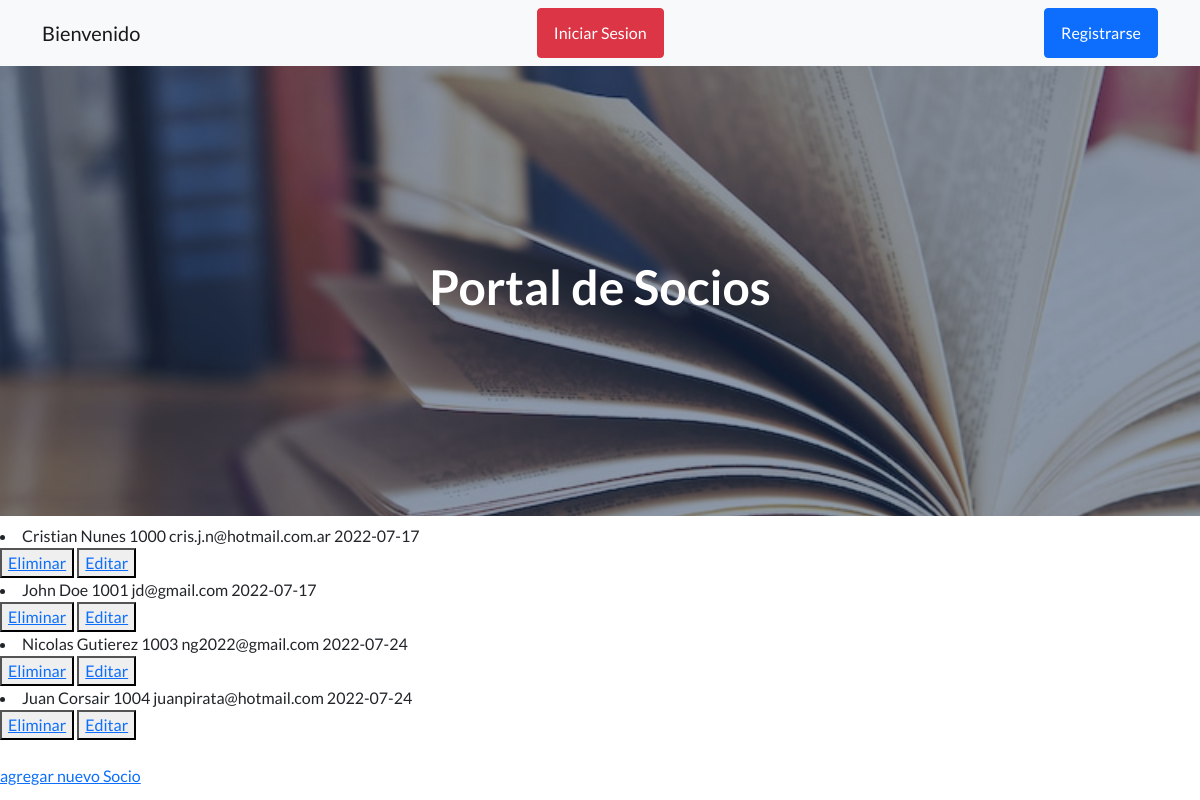
Page /app_biblioteca/leer_socios/ on the earlier database version.
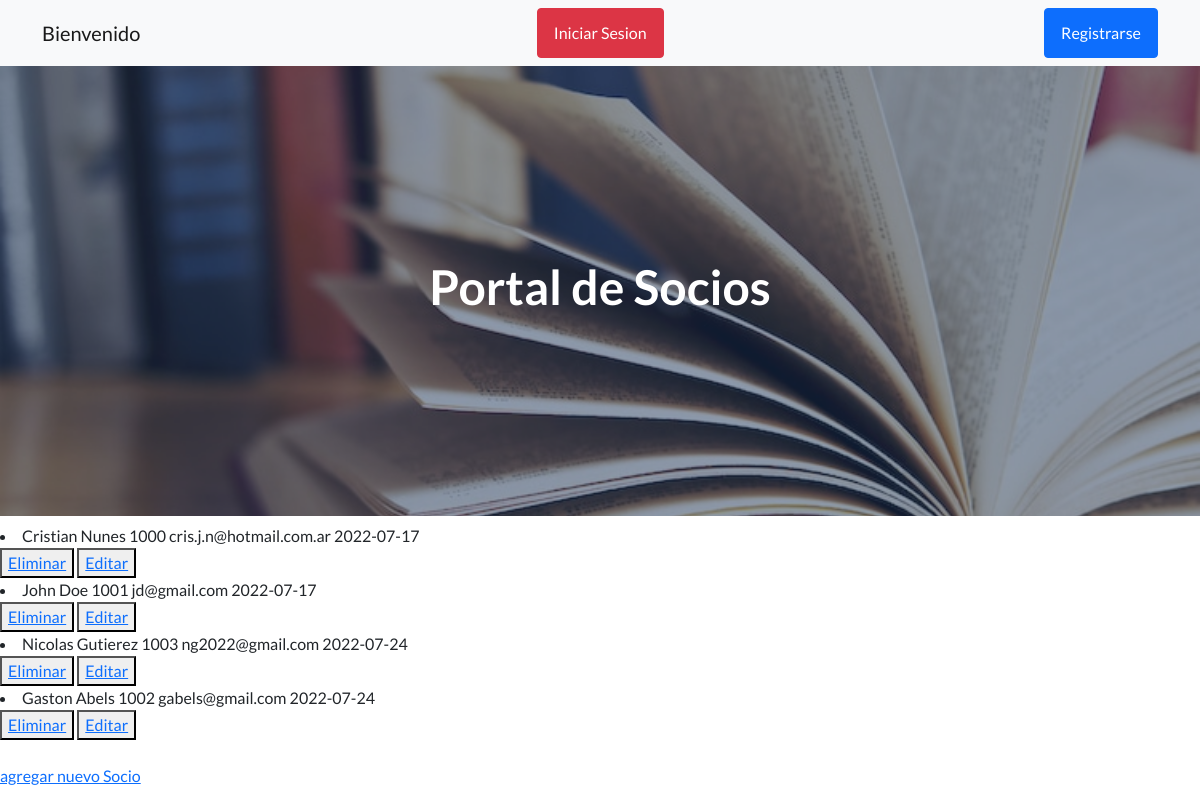
Same page on the later database version.
### app_biblioteca/models.py (models this page shows)
class Socio(models.Model):
    nombre=models.CharField(max_length=50)
    apellido=models.CharField(max_length=50)
    num_socio=models.IntegerField()
    email=models.EmailField()
    fecha_alta=models.DateField()
    def __str__(self):
        return self.nombre+' '+self.apellido+' '+str(self.num_socio)+' '+self.email+' '+str(self.fecha_alta)

### app_biblioteca/views.py (the view)
# urls.py: path('leer_socios/', leer_socios, name = 'leer_socios'),
def leer_socios(request):
    socios = Socio.objects.all()
    return render(request, 'app_biblioteca/leer_socios.html',{'socios':socios})

### app_biblioteca/templates/app_biblioteca/leer_socios.html (shortened to what this page needs)
{% extends 'app_biblioteca/inicio.html' %}
{% load static %}
{% block titulo %}
<h1>Portal de Socios</h1>
{% endblock %}
{% block contenido_que_cambia %}
    {% for socio in socios %}
        <li>{{ socio }}</li>
        <button>
            <a href="{% url 'eliminar_socio' socio.num_socio %}">Eliminar</a>
        </button>
        <button>
            <a href="{% url 'editar_socio' socio.num_socio %}">Editar</a>
        </button>
    {% endfor %}
    <br>
<a href="{% url 'ingreso_socios' %}">agregar nuevo Socio</a>
</body>
{% endblock %}

Differences in the rows shown:
removed Socio: nombre+apellido+num_socio "Juan Corsair 1004 juanpirata@hotmail.com 2022-07-24"
added Socio: nombre+apellido+num_socio "Gaston Abels 1002 gabels@gmail.com 2022-07-24"
